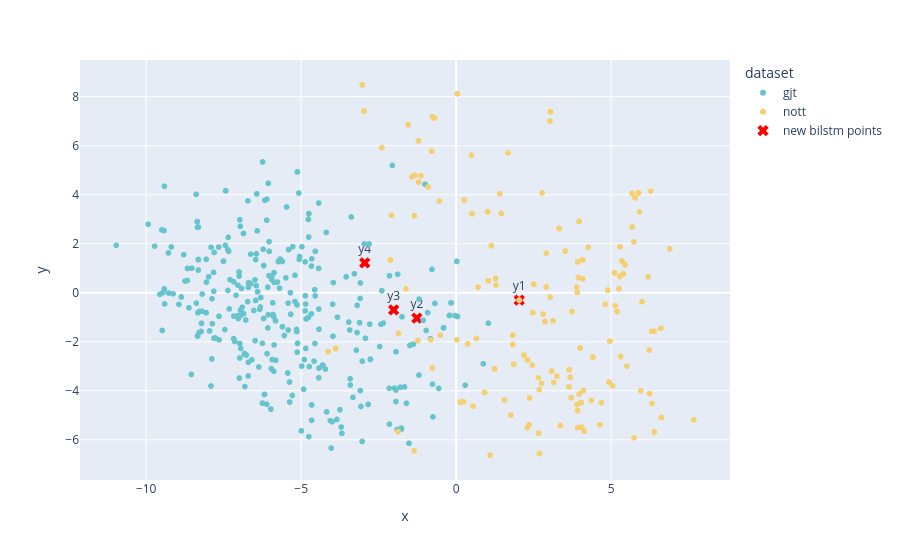

The notebook cell this image was saved under:
### Code cell
# chords_list = [metadata[i]['chords'] for i in range(len(y_graph))]
df_bilstm = pd.DataFrame({
    'x': y_bilstm[:,0],
    'y': y_bilstm[:,1],
    'chords': chords_list,
    'dataset': datasets_list
})
fig = px.scatter(
    data_frame=df_bilstm,
    x='x',
    y='y',
    color='dataset',
    color_discrete_sequence=px.colors.qualitative.Pastel,
    hover_data=['chords']
)
fig.add_trace(go.Scatter(
    x=new_bilstm_2d[:, 0],
    y=new_bilstm_2d[:, 1],
    mode='markers+text',
    marker=dict(color='red', size=10, symbol='x'),
    text=['y1', 'y2', 'y3', 'y4'],
    hovertext=[
        in_seq_1.replace(';','<br>').replace('b_', '<br>b_'),
        in_seq_2.replace(';','<br>').replace('b_', '<br>b_'),
        in_seq_3.replace(';','<br>').replace('b_', '<br>b_'),
        in_seq_4.replace(';','<br>').replace('b_', '<br>b_'),
    ],
    hoverinfo='text',
    textposition='top center',
    name='new bilstm points'
))
fig.show()

# fig = px.scatter(
#     data_frame=df,
#     x='x',
#     y='y',
#     hover_data=['chords']
# )
# fig.show()

### Figure 1 — Plotly figure (JSON) as saved in the notebook; plotly's stock layout.template omitted (floating-point values rounded to 4 significant figures; data arrays with more than 128 entries replaced by an {"elided": "..."} marker saying what was removed)
{"data": [{"customdata": {"elided": "390x1 str values"}, "hovertemplate": "dataset=gjt<br>x=%{x}<br>y=%{y}<br>chords=%{customdata[0]}<extra></extra>", "legendgroup": "gjt", "marker": {"color": "rgb(102, 197, 204)", "symbol": "circle"}, "mode": "markers", "name": "gjt", "showlegend": true, "type": "scattergl", "x": {"elided": "390 float values"}, "xaxis": "x", "y": {"elided": "390 float values"}, "yaxis": "y"}, {"customdata": {"elided": "664x1 str values"}, "hovertemplate": "dataset=nott<br>x=%{x}<br>y=%{y}<br>chords=%{customdata[0]}<extra></extra>", "legendgroup": "nott", "marker": {"color": "rgb(246, 207, 113)", "symbol": "circle"}, "mode": "markers", "name": "nott", "showlegend": true, "type": "scattergl", "x": {"elided": "664 float values"}, "xaxis": "x", "y": {"elided": "664 float values"}, "yaxis": "y"}, {"hoverinfo": "text", "hovertext": ["<br>b_G:7_@2<br>C:maj_@2", "<br>b_G:9_@2<br>C:maj_@2", "<br>b_B:hdim7_@2<br>C:maj_@2", "<br>b_C#:7_@2<br>C:maj_@2"], "marker": {"color": "red", "size": 10, "symbol": "x"}, "mode": "markers+text", "name": "new bilstm points", "text": ["y1", "y2", "y3", "y4"], "textposition": "top center", "type": "scatter", "x": [2.037, -1.266, -2.016, -2.948], "y": [-0.3021, -1.033, -0.6982, 1.223]}], "layout": {"legend": {"title": {"text": "dataset"}, "tracegroupgap": 0}, "margin": {"t": 60}, "xaxis": {"anchor": "y", "domain": [0, 1], "title": {"text": "x"}}, "yaxis": {"anchor": "x", "domain": [0, 1], "title": {"text": "y"}}}}
